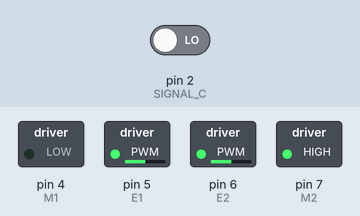
A sketch run on a simulated Arduino Uno, built with avr-gcc and run on an emulated ATmega328P. Parts: switched loads named in the sketch (green lamp = pin HIGH). The inputs (shaded band) are chosen by the test bench; at power-on: pin 2 (SIGNAL_C) LOW. What the sketch prints to the serial monitor is not drawn.

Above: at 0.1 s.
Timing chart, 0 to 1.6 s (numbered marks = the images above):
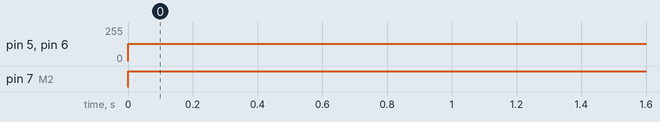

The sketch:

lab3-activity1-group2.ino
```cpp
// (licence header left out)
const double ELL = 0.2775;

// Motor driver PWM pin
const byte E1 = 5;
const byte E2 = 6;

// Motor driver direction pin
const byte M1 = 4;
const byte M2 = 7;

// Motor PWM command variable [0-255]
byte u = 0;

// Left wheel encoder digital pins
const byte SIGNAL_A = 8;
const byte SIGNAL_B = 9;

//Right wheel
const byte SIGNAL_C = 2;
const byte SIGNAL_D = 3;

// Encoder ticks per (motor) revolution (TPR)
const int TPR = 3000;

// Wheel radius [m]
const double RHO = 0.0625;

double compute_vehicle_speed(double v_L, double v_R){
  double v;
  v = 0.5 * (v_L + v_R);
  return v;
}
// Compute vehicle turning rate [rad/s]
double compute_vehicle_rate(double v_L, double v_R){
  double omega;
  omega = 1.0 / ELL * (v_R - v_L);
  return omega;
}

// Counter to keep track of encoder ticks [integer]
volatile long encoder_ticksL = 0;
volatile long encoder_ticksR = 0;

// Variable to store estimated angular rate of left wheel [rad/s]
double omega_L = 0.0;
double omega_R = 0.0;
//Variable to store velocity [rad*m/s]
double vel_L = 0.0;
double vel_R = 0.0;
// Sampling interval for measurements in milliseconds
const int T = 200;

// Counters for milliseconds during interval
long t_now = 0;
long t_last = 0;

// This function is called when SIGNAL_A goes HIGH
void decodeEncoderTicksL()
{
    if (digitalRead(SIGNAL_B) == LOW)
    {
        // SIGNAL_A leads SIGNAL_B, so count one way
        encoder_ticksL--;
    }
    else
    {
        // SIGNAL_B leads SIGNAL_A, so count the other way
        encoder_ticksL++;
    }
}
void decodeEncoderTicksR()
{
    if (digitalRead(SIGNAL_C) == HIGH)
    {
        // SIGNAL_D leads SIGNAL_C, so count one way
        encoder_ticksR--;
    }
    else
    {
        // SIGNAL_C leads SIGNAL_D, so count the other way
        encoder_ticksR++;
    }
}

void setup()
{
    // Open the serial port at 9600 bps
    Serial.begin(9600);

    // Set the pin modes for the motor driver
    pinMode(M1, OUTPUT);
    pinMode(M2, OUTPUT);
    // Set the pin modes for the encoders
    pinMode(SIGNAL_A, INPUT);
    pinMode(SIGNAL_B, INPUT);
    pinMode(SIGNAL_C, INPUT);
    pinMode(SIGNAL_D, INPUT);
    // Every time the pin goes high, this is a pulse
    attachInterrupt(digitalPinToInterrupt(SIGNAL_A), decodeEncoderTicksL, RISING);
    attachInterrupt(digitalPinToInterrupt(SIGNAL_C), decodeEncoderTicksR, RISING);
    // Print a message
    Serial.print("Program initialized.");
    Serial.print("\n");
}

void loop()
{
    // Get the elapsed time [ms]
    t_now = millis();

    if (t_now - t_last >= T)
    {
        // Estimate the rotational speed [rad/s]
        omega_L = (2.0 * PI * ((double)encoder_ticksL / (double)TPR) * 1000.0 / (double)(t_now - t_last));
        vel_L = 0.0625*omega_L;
        omega_R = -1*(2.0 * PI * ((double)encoder_ticksR / (double)TPR) * 1000.0 / (double)(t_now - t_last));
        vel_R = 0.0625*omega_R;
        // Print some stuff to the serial monitor

          Serial.print("Vehicle Speed \n");
          Serial.print(compute_vehicle_speed(vel_L, vel_R));
          Serial.print("\n");
          Serial.print("Vehicle Rate \n");
          Serial.print(compute_vehicle_rate(vel_L, vel_R));
          Serial.print("\n");
        // Record the current time [ms]
        t_last = t_now;

        // Reset the encoder ticks counter
        encoder_ticksL = 0;
        encoder_ticksR = 0;
    }


    // Set the wheel motor PWM command [0-255]
    u = 128;

    // Write to the output pins
    digitalWrite(M1, LOW); // Drive forward (left wheels)
    analogWrite(E1, u);    // Write left motors command
    digitalWrite(M2, HIGH); // Drive forward (right wheels)
    analogWrite(E2, u);    // Write right motors command

}
```

Measured:
- by itself, pin 5 (E1), pin 6 (E2): 0/255 → 128/255 at 0.00 s
- by itself, pin 7 (M2): LOW → HIGH at 0.00 s
